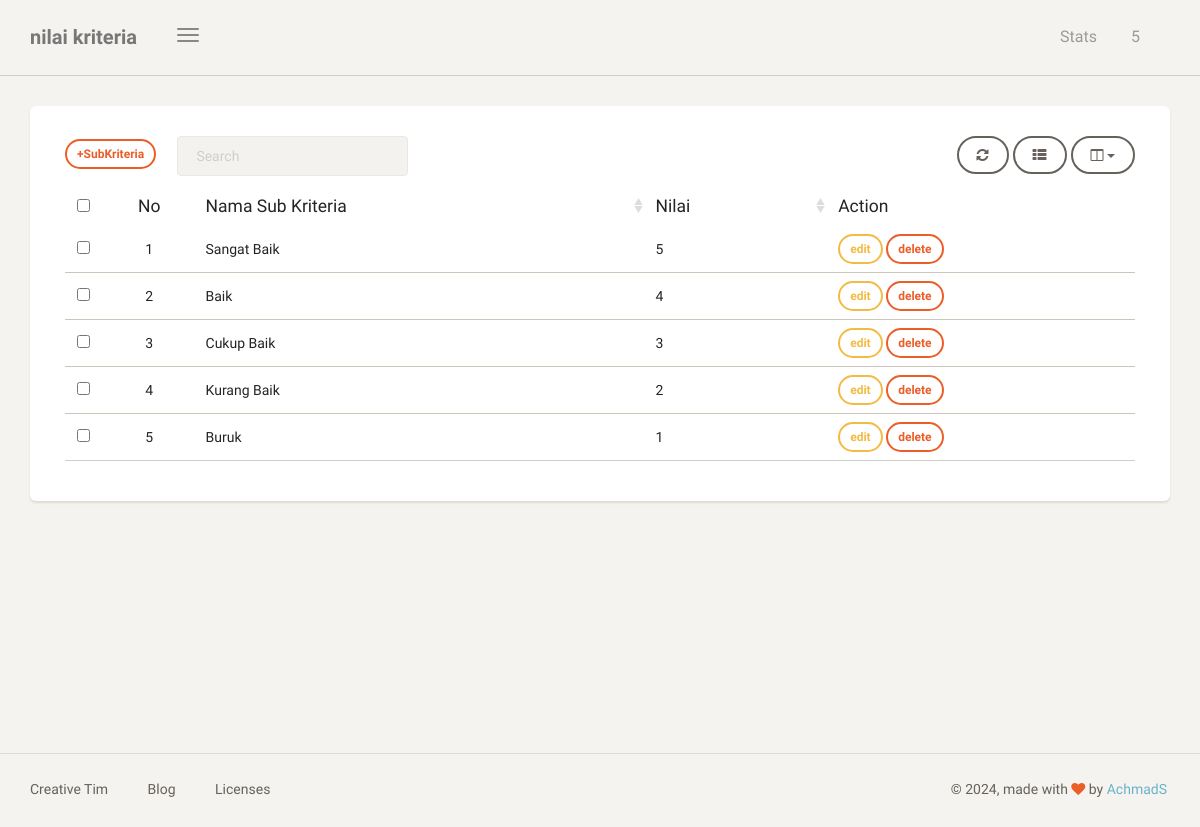
/dashboard/sub-kriteria/ (signed in), run on the app's committed database.
### blog/models.py (models this page shows, shortened)
class SubKriteria(models.Model):
    nama_sub_kriteria = models.CharField(max_length=100, blank=True, null=True)
    nilai = models.IntegerField(default=0)
    class Meta:
        verbose_name_plural = "SubKriteria"

### blog/views.py (the view)
# urls.py: path('sub-kriteria/',sub_kriteria, name='data_subkriteria'),
@login_required
def sub_kriteria(request):
    template_name = "dashboard/data_subkriteria.html"
    sub_kriteria = SubKriteria.objects.all()
    context ={
        'title':'nilai kriteria',
        'subkriteria':sub_kriteria,
    }
    return render(request ,template_name, context)

### templates/dashboard/data_subkriteria.html (shortened to what this page needs)
{% extends 'dashboard/base.html' %}
{% block content %}
 <div class="content">
	            <div class="container-fluid">
	                <div class="row">
	                    <div class="col-md-12">
	                        <div class="card">
	                            <div class="card-content">
	                                <div class="toolbar">
										<a class="btn btn-sm btn-danger" href="{% url 'tambah_subkriteria' %}">+SubKriteria</a> &ensp; &ensp;
	                                </div>
	                                <table id="bootstrap-table" class="table">
	                                    <thead>
	                                        <th data-field="id" class="text-center">No</th>
	                                    	<th data-field="name" data-sortable="true">Nama Sub Kriteria</th>
	                                    	<th data-field="salary" data-sortable="true">Nilai</th>
	                                    	<th>Action</th>
	                                    </thead>
	                                    <tbody>
											{% for sk in subkriteria %}
											<tr>
												<td>{{forloop.counter}}</td>
												<td>{{sk.nama_sub_kriteria}}</td>
												<td>{{sk.nilai}}</td>
												<td>
													<a class="btn btn-sm btn-warning" href="{% url 'edit_subkriteria' sk.id %}">edit</a>
													<a onclick="return confirm('delete subkriteria?');" class="btn btn-sm btn-danger "href="{% url 'delete_subkriteria' sk.id %}">delete</a>
												</td>
										</tr>
										{% endfor %}
	                                    </tbody>
	                                </table>
	                            </div>
	                        </div>
	                    </div>
	                </div>
	            </div>
	        </div>
{% endblock content%}

### data on the page
SubKriteria: nama_sub_kriteria "Sangat Baik", nilai "5"
SubKriteria: nama_sub_kriteria "Baik", nilai "4"
SubKriteria: nama_sub_kriteria "Cukup Baik", nilai "3"
SubKriteria: nama_sub_kriteria "Kurang Baik", nilai "2"
SubKriteria: nama_sub_kriteria "Buruk", nilai "1"

### other printed values
{{ title }} "nilai kriteria"
